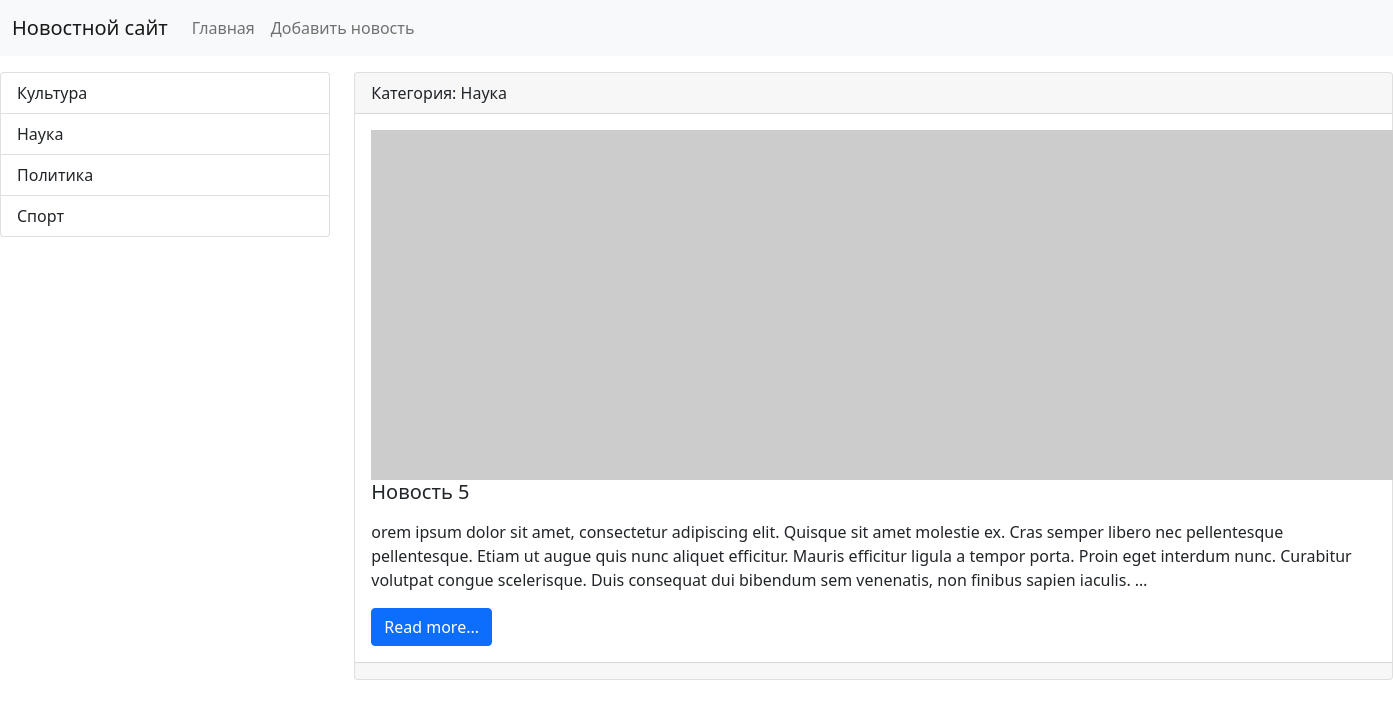
The app's page /category/4/ with its own data.
### news/models.py (models this page shows, shortened)
class Category(models.Model):
    title = models.CharField(max_length=150, db_index=True, verbose_name='Наименование категории')
    def get_absolute_url(self):
        return reverse('category', kwargs={"category_id": self.pk})
    def __str__(self):
        return self.title
    class Meta:
        verbose_name = 'Категория'
        verbose_name_plural = 'Категории'
        ordering = ['title']

class News(models.Model):
    title = models.CharField(max_length=150, verbose_name='Наименование')
    content = models.TextField(blank=True, verbose_name='Контент')
    created_at = models.DateTimeField(auto_now_add=True, verbose_name='Дата публикации')
    updated_at = models.DateTimeField(auto_now=True, verbose_name='Обновлено')
    photo = models.ImageField(upload_to='photos/%Y/%m/$d/', verbose_name='Фото', blank=True)
    is_published = models.BooleanField(default=True, verbose_name='Опубликовано')
    category = models.ForeignKey('Category', on_delete=models.PROTECT, null=True, verbose_name='Категория')
    def get_absolute_url(self):
        return reverse('view_news', kwargs={"news_id": self.pk})
    class Meta:
        verbose_name = 'Новость'
        verbose_name_plural = 'Новости'
        ordering = ['-created_at']

### news/views.py (the view)
# urls.py: path('category/<int:category_id>/', get_category, name='category'),
def get_category(request, category_id):
    news = News.objects.filter(category_id=category_id)
    category = Category.objects.get(pk=category_id)
    return render(request, 'news/category.html', {'news': news, 'category': category})

### news/templatetags/news_tags.py (called while the page is built)
@register.inclusion_tag('news/list_categories.html')
def show_categories(arg1='Hello', arg2='world'):
    categories = Category.objects. all()
    return {"categories": categories, "arg1": arg1, "arg2": arg2}

### news/templates/news/category.html (shortened to what this page needs)
{% extends 'base.html' %}
{% block sidebar %}
{% include 'include/_sidebar.html' %}
{% endblock %}
{% block content %}
{% for item in news %}
<div class="card mb-3">
    <div class="card-header">
        Категория: {{ item.category }}
    </div>
    <div class="card-body">
        <div class="media">
            {% if item.photo %}
            <img src="{{ item.photo.url }}" alt="" width="350" class="mr-3">
            {% else %}
            <img src="https://picsum.photos/id/1060/350/235/?blur=2" alt="" class="mr-3">
            {% endif %}
            <div class="media-body">
                <h5 class="card-title">{{ item.title }}</h5>
                <p class="card-text">{{ item.content|safe|linebreaks|truncatewords:50 }}</p>
                <a href="{{ item.get_absolute_url }}" class="btn btn-primary">Read more...</a>
            </div>
        </div>
    </div>
    <div class="card-footer text-muted">
    </div>
</div>
{% endfor %}
{% endblock %}

### news/templates/news/list_categories.html
<div class="list-group">
    {% for item in categories %}
    <a href="{{ item.get_absolute_url }}" class="list-group-item list-group-item-action">{{ item.title }}</a>
    {% endfor %}
</div>

### records on screen
Category: title "Культура"
Category: title "Наука"
Category: title "Политика"
Category: title "Спорт"
News: category "Наука", title "Новость 5", content "orem ipsum dolor sit amet, consectetur adipiscing elit. Quisque sit amet molestie ex. Cras semper libero nec pellentesque pellentesque. Etiam ut augue quis nunc aliquet efficitur. Mauris efficitur ligula a tempor porta. Proin eget interdum nunc. Curabitur volutpat congue scelerisque. Duis consequat dui bibendum sem venenatis, non finibus sapien iaculis. …"
